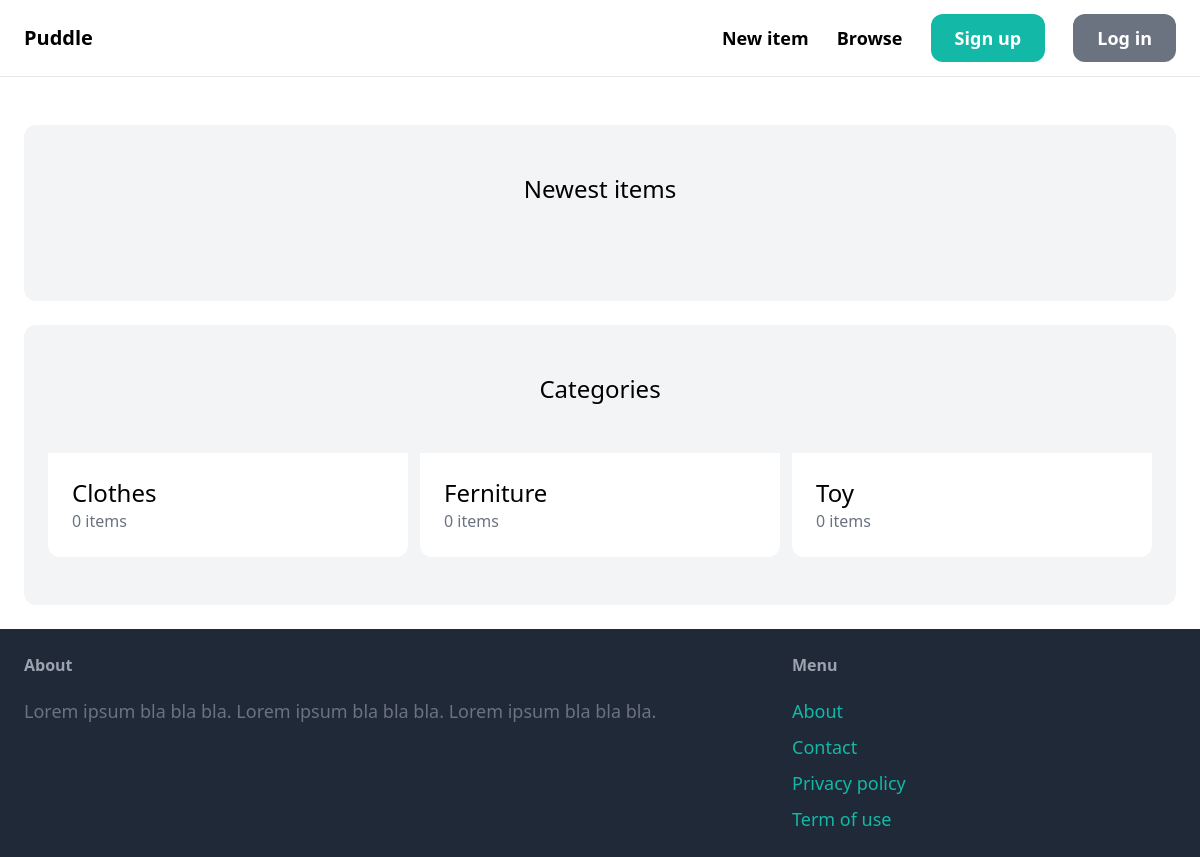
The app's page /, older data.
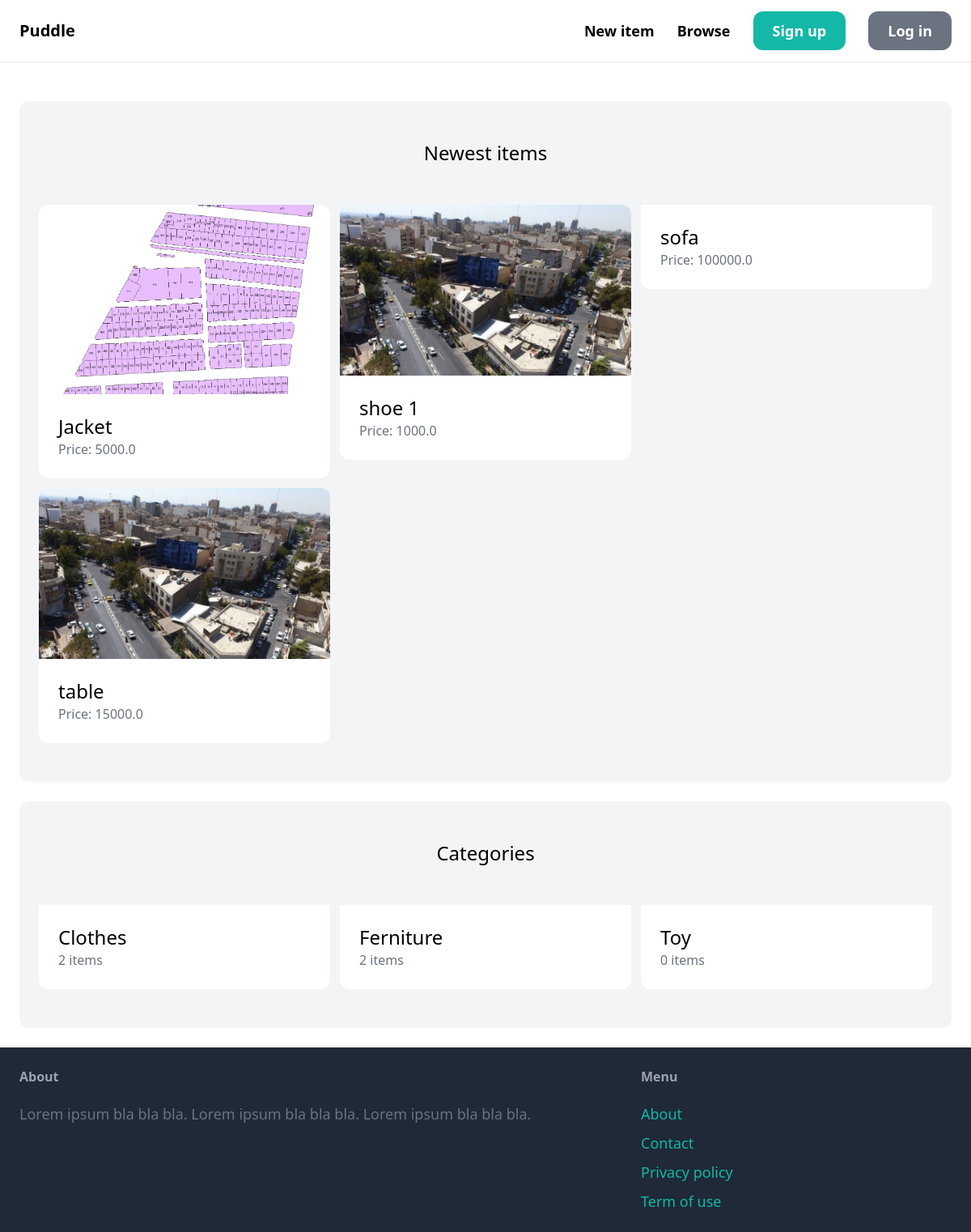
The same page, newer data.
### item/models.py (models this page shows, shortened)
class Category(models.Model):
    name = models.CharField(max_length=255)
    class Meta:
        ordering = ('name',)
        verbose_name_plural = 'Categories'

class Item(models.Model):
    category = models.ForeignKey(Category, related_name='items', on_delete=models.CASCADE)
    name = models.CharField(max_length=255)
    description = models.TextField(blank=True, null=True)
    price = models.FloatField()
    image = models.ImageField(upload_to='item_images/', blank=True, null=True)
    is_sold = models.BooleanField(default=False)
    created_by = models.ForeignKey(User, related_name="items", on_delete=models.CASCADE)
    created_at = models.DateTimeField(auto_now_add=True)

### core/views.py (the view)
# urls.py: path("", views.index, name="index"),
def index(request):
    items = Item.objects.filter(is_sold=False)[0:6]
    categories = Category.objects.all()
    return render(
        request, "core/index.html", context={"categories": categories, "items": items}
    )

### core/templates/core/index.html (shortened to what this page needs)
{% extends 'core/base.html' %}
{% block content %}
    <div class="mt-6 px-6 py-12 bg-gray-100 rounded-xl">
        <h2 class="mb-12 text-2xl text-center">Newest items</h2>
        <div class="grid grid-cols-3 gap-3">
            {% for item in items %}
                <div>
                    <a href="{% url 'item:detail' item.id %}">
                        <div>
                            {% if item.image %}
                            <img src="{{ item.image.url }}" class="rounded-t-xl">
                            {% endif %}
                        </div>
                        <div class="p-6 bg-white rounded-b-xl">
                            <h2 class="text-2xl">{{ item.name }}</h2>
                            <p class="text-gray-500">Price: {{ item.price }}</p>
                        </div>
                    </a>
                </div>
            {% endfor %}
        </div>
    </div>
    <div class="mt-6 px-6 py-12 bg-gray-100 rounded-xl">
        <h2 class="mb-12 text-2xl text-center">Categories</h2>
        <div class="grid grid-cols-3 gap-3">
            {% for category in categories %}
                <div>
                    <a href="#">
                        <div class="p-6 bg-white rounded-b-xl">
                            <h2 class="text-2xl">{{ category.name }}</h2>
                            <p class="text-gray-500">{{ category.items.count }} items</p>
                        </div>
                    </a>
                </div>
            {% endfor %}
        </div>
    </div>
{% endblock %}

### core/templates/core/base.html (shortened to what this page needs)
<!doctype html>
<html>
<head>
    <script src="https://cdn.tailwindcss.com"></script>
</head>
<body>
<nav class="py-6 px-6 flex justify-between items-center border-b border-gray-200">
    <a href="/" class="text-xl font-semibold">Puddle</a>
    <div class="space-x-6">
        <a href="#" class="text-lg font-semibold hover:text-gray-500">New item</a>
        <a href="#" class="text-lg font-semibold hover:text-gray-500">Browse</a>
        {% if request.user.is_authenticated %}
        <a href="{% url 'item:new' %}" class="px-6 py-3 text-lg font-semibold bg-gray-500 text-white rounded-xl hover:bg-gray-700">New Item</a>
        <a href="{% url 'core:signup' %}" class="px-6 py-3 text-lg font-semibold bg-teal-500 text-white rounded-xl hover:bg-teal-700">Inbox</a>
        <a href="{% url 'core:login' %}" class="px-6 py-3 text-lg font-semibold bg-gray-500 text-white rounded-xl hover:bg-gray-700">Dashbord</a>
        {% else %}
        <a href="{% url 'core:signup' %}" class="px-6 py-3 text-lg font-semibold bg-teal-500 text-white rounded-xl hover:bg-teal-700">Sign up</a>
        <a href="{% url 'core:login' %}" class="px-6 py-3 text-lg font-semibold bg-gray-500 text-white rounded-xl hover:bg-gray-700">Log in</a>
        {% endif %}
    </div>
</nav>
<div class="px-6 py-6">
    {% block content %}
    {% endblock %}
</div>
<footer class="py-6 px-6 flex justify-between bg-gray-800">
            <div class="w-2/3 pr-10">
                <h3 class="mb-5 font-semibold text-gray-400">About</h3>
                <p class="text-lg text-gray-500">Lorem ipsum bla bla bla. Lorem ipsum bla bla bla. Lorem ipsum bla bla bla.</p>
            </div>
    <div class="w-1/3">
        <h3 class="mb-5 font-semibold text-gray-400">Menu</h3>
        <ul class="space-y-2">
            <li><a href="#" class="text-lg text-teal-500 hover:text-teal-700">About</a></li>
            <li><a href="{% url 'core:contact' %}" class="text-lg text-teal-500 hover:text-teal-700">Contact</a></li>
            <li><a href="#" class="text-lg text-teal-500 hover:text-teal-700">Privacy policy</a></li>
            <li><a href="#" class="text-lg text-teal-500 hover:text-teal-700">Term of use</a></li>
        </ul>
    </div>
</footer>
</body>
</html>

Row changes from the older to the newer data that the page shows:
added Item: image (picture), name "Jacket", price "5000.0"
added Item: image (picture), name "shoe 1", price "1000.0"
added Item: name "sofa", price "100000.0"
added Item: image (picture), name "table", price "15000.0"
computed for Category "Clothes": items.count "0" → "2"
computed for Category "Ferniture": items.count "0" → "2"
